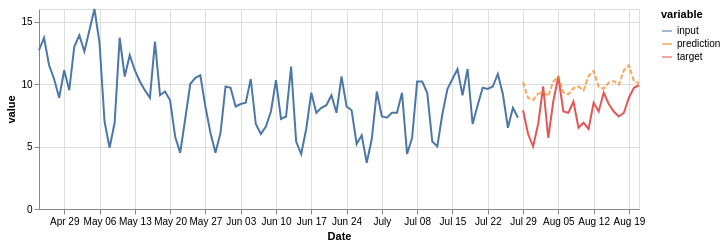

Source (notebook cell):
### Code cell
(on.Plot()
    .add(on.marks.line, input)
    .add(on.marks.line, target)
    .add(on.marks.line, prediction, type='dashed')
    .properties(width=600, height=200)
    .show()
)

### Figure 1 — Vega specification as saved in the notebook (floating-point values rounded to 4 significant figures)
{"$schema": "https://vega.github.io/schema/vega/v5.json", "data": [{"name": "source_0", "values": [{"Date": "1990-04-24T00:00:00.000", "variable": "input", "value": 12.7}, {"Date": "1990-04-25T00:00:00.000", "variable": "input", "value": 13.7}, {"Date": "1990-04-26T00:00:00.000", "variable": "input", "value": 11.5}, {"Date": "1990-04-27T00:00:00.000", "variable": "input", "value": 10.4}, {"Date": "1990-04-28T00:00:00.000", "variable": "input", "value": 8.9}, {"Date": "1990-04-29T00:00:00.000", "variable": "input", "value": 11.1}, {"Date": "1990-04-30T00:00:00.000", "variable": "input", "value": 9.5}, {"Date": "1990-05-01T00:00:00.000", "variable": "input", "value": 13.0}, {"Date": "1990-05-02T00:00:00.000", "variable": "input", "value": 13.9}, {"Date": "1990-05-03T00:00:00.000", "variable": "input", "value": 12.6}, {"Date": "1990-05-04T00:00:00.000", "variable": "input", "value": 14.3}, {"Date": "1990-05-05T00:00:00.000", "variable": "input", "value": 16.0}, {"Date": "1990-05-06T00:00:00.000", "variable": "input", "value": 13.3}, {"Date": "1990-05-07T00:00:00.000", "variable": "input", "value": 7.0}, {"Date": "1990-05-08T00:00:00.000", "variable": "input", "value": 4.9}, {"Date": "1990-05-09T00:00:00.000", "variable": "input", "value": 6.9}, {"Date": "1990-05-10T00:00:00.000", "variable": "input", "value": 13.7}, {"Date": "1990-05-11T00:00:00.000", "variable": "input", "value": 10.6}, {"Date": "1990-05-12T00:00:00.000", "variable": "input", "value": 12.3}, {"Date": "1990-05-13T00:00:00.000", "variable": "input", "value": 11.1}, {"Date": "1990-05-14T00:00:00.000", "variable": "input", "value": 10.2}, {"Date": "1990-05-15T00:00:00.000", "variable": "input", "value": 9.5}, {"Date": "1990-05-16T00:00:00.000", "variable": "input", "value": 8.9}, {"Date": "1990-05-17T00:00:00.000", "variable": "input", "value": 13.4}, {"Date": "1990-05-18T00:00:00.000", "variable": "input", "value": 9.1}, {"Date": "1990-05-19T00:00:00.000", "variable": "input", "value": 9.4}, {"Date": "1990-05-20T00:00:00.000", "variable": "input", "value": 8.7}, {"Date": "1990-05-21T00:00:00.000", "variable": "input", "value": 5.8}, {"Date": "1990-05-22T00:00:00.000", "variable": "input", "value": 4.5}, {"Date": "1990-05-23T00:00:00.000", "variable": "input", "value": 7.2}, {"Date": "1990-05-24T00:00:00.000", "variable": "input", "value": 10.0}, {"Date": "1990-05-25T00:00:00.000", "variable": "input", "value": 10.5}, {"Date": "1990-05-26T00:00:00.000", "variable": "input", "value": 10.7}, {"Date": "1990-05-27T00:00:00.000", "variable": "input", "value": 8.2}, {"Date": "1990-05-28T00:00:00.000", "variable": "input", "value": 6.1}, {"Date": "1990-05-29T00:00:00.000", "variable": "input", "value": 4.5}, {"Date": "1990-05-30T00:00:00.000", "variable": "input", "value": 6.1}, {"Date": "1990-05-31T00:00:00.000", "variable": "input", "value": 9.8}, {"Date": "1990-06-01T00:00:00.000", "variable": "input", "value": 9.7}, {"Date": "1990-06-02T00:00:00.000", "variable": "input", "value": 8.2}, {"Date": "1990-06-03T00:00:00.000", "variable": "input", "value": 8.4}, {"Date": "1990-06-04T00:00:00.000", "variable": "input", "value": 8.5}, {"Date": "1990-06-05T00:00:00.000", "variable": "input", "value": 10.4}, {"Date": "1990-06-06T00:00:00.000", "variable": "input", "value": 6.8}, {"Date": "1990-06-07T00:00:00.000", "variable": "input", "value": 6.0}, {"Date": "1990-06-08T00:00:00.000", "variable": "input", "value": 6.6}, {"Date": "1990-06-09T00:00:00.000", "variable": "input", "value": 7.8}, {"Date": "1990-06-10T00:00:00.000", "variable": "input", "value": 10.3}, {"Date": "1990-06-11T00:00:00.000", "variable": "input", "value": 7.2}, {"Date": "1990-06-12T00:00:00.000", "variable": "input", "value": 7.4}, {"Date": "1990-06-13T00:00:00.000", "variable": "input", "value": 11.4}, {"Date": "1990-06-14T00:00:00.000", "variable": "input", "value": 5.4}, {"Date": "1990-06-15T00:00:00.000", "variable": "input", "value": 4.4}, {"Date": "1990-06-16T00:00:00.000", "variable": "input", "value": 6.4}, {"Date": "1990-06-17T00:00:00.000", "variable": "input", "value": 9.3}, {"Date": "1990-06-18T00:00:00.000", "variable": "input", "value": 7.7}, {"Date": "1990-06-19T00:00:00.000", "variable": "input", "value": 8.1}, {"Date": "1990-06-20T00:00:00.000", "variable": "input", "value": 8.3}, {"Date": "1990-06-21T00:00:00.000", "variable": "input", "value": 9.1}, {"Date": "1990-06-22T00:00:00.000", "variable": "input", "value": 7.7}, {"Date": "1990-06-23T00:00:00.000", "variable": "input", "value": 10.6}, {"Date": "1990-06-24T00:00:00.000", "variable": "input", "value": 8.2}, {"Date": "1990-06-25T00:00:00.000", "variable": "input", "value": 7.9}, {"Date": "1990-06-26T00:00:00.000", "variable": "input", "value": 5.2}, {"Date": "1990-06-27T00:00:00.000", "variable": "input", "value": 5.9}, {"Date": "1990-06-28T00:00:00.000", "variable": "input", "value": 3.7}, {"Date": "1990-06-29T00:00:00.000", "variable": "input", "value": 5.6}, {"Date": "1990-06-30T00:00:00.000", "variable": "input", "value": 9.4}, {"Date": "1990-07-01T00:00:00.000", "variable": "input", "value": 7.4}, {"Date": "1990-07-02T00:00:00.000", "variable": "input", "value": 7.3}, {"Date": "1990-07-03T00:00:00.000", "variable": "input", "value": 7.7}, {"Date": "1990-07-04T00:00:00.000", "variable": "input", "value": 7.7}, {"Date": "1990-07-05T00:00:00.000", "variable": "input", "value": 9.3}, {"Date": "1990-07-06T00:00:00.000", "variable": "input", "value": 4.4}, {"Date": "1990-07-07T00:00:00.000", "variable": "input", "value": 5.7}, {"Date": "1990-07-08T00:00:00.000", "variable": "input", "value": 10.2}, {"Date": "1990-07-09T00:00:00.000", "variable": "input", "value": 10.2}, {"Date": "1990-07-10T00:00:00.000", "variable": "input", "value": 9.3}, {"Date": "1990-07-11T00:00:00.000", "variable": "input", "value": 5.4}, {"Date": "1990-07-12T00:00:00.000", "variable": "input", "value": 5.0}, {"Date": "1990-07-13T00:00:00.000", "variable": "input", "value": 7.6}, {"Date": "1990-07-14T00:00:00.000", "variable": "input", "value": 9.6}, {"Date": "1990-07-15T00:00:00.000", "variable": "input", "value": 10.4}, {"Date": "1990-07-16T00:00:00.000", "variable": "input", "value": 11.2}, {"Date": "1990-07-17T00:00:00.000", "variable": "input", "value": 9.1}, {"Date": "1990-07-18T00:00:00.000", "variable": "input", "value": 11.2}, {"Date": "1990-07-19T00:00:00.000", "variable": "input", "value": 6.8}, {"Date": "1990-07-20T00:00:00.000", "variable": "input", "value": 8.3}, {"Date": "1990-07-21T00:00:00.000", "variable": "input", "value": 9.7}, {"Date": "1990-07-22T00:00:00.000", "variable": "input", "value": 9.6}, {"Date": "1990-07-23T00:00:00.000", "variable": "input", "value": 9.8}, {"Date": "1990-07-24T00:00:00.000", "variable": "input", "value": 10.8}, {"Date": "1990-07-25T00:00:00.000", "variable": "input", "value": 9.2}, {"Date": "1990-07-26T00:00:00.000", "variable": "input", "value": 6.5}, {"Date": "1990-07-27T00:00:00.000", "variable": "input", "value": 8.1}, {"Date": "1990-07-28T00:00:00.000", "variable": "input", "value": 7.3}], "transform": [{"type": "formula", "expr": "toDate(datum['Date'])", "as": "Date"}]}, {"name": "source_1", "values": [{"Date": "1990-07-29T00:00:00.000", "variable": "target", "value": 7.9}, {"Date": "1990-07-30T00:00:00.000", "variable": "target", "value": 6.0}, {"Date": "1990-07-31T00:00:00.000", "variable": "target", "value": 5.0}, {"Date": "1990-08-01T00:00:00.000", "variable": "target", "value": 6.8}, {"Date": "1990-08-02T00:00:00.000", "variable": "target", "value": 9.8}, {"Date": "1990-08-03T00:00:00.000", "variable": "target", "value": 5.7}, {"Date": "1990-08-04T00:00:00.000", "variable": "target", "value": 8.6}, {"Date": "1990-08-05T00:00:00.000", "variable": "target", "value": 10.6}, {"Date": "1990-08-06T00:00:00.000", "variable": "target", "value": 7.8}, {"Date": "1990-08-07T00:00:00.000", "variable": "target", "value": 7.7}, {"Date": "1990-08-08T00:00:00.000", "variable": "target", "value": 8.6}, {"Date": "1990-08-09T00:00:00.000", "variable": "target", "value": 6.5}, {"Date": "1990-08-10T00:00:00.000", "variable": "target", "value": 6.9}, {"Date": "1990-08-11T00:00:00.000", "variable": "target", "value": 6.4}, {"Date": "1990-08-12T00:00:00.000", "variable": "target", "value": 8.5}, {"Date": "1990-08-13T00:00:00.000", "variable": "target", "value": 7.8}, {"Date": "1990-08-14T00:00:00.000", "variable": "target", "value": 9.3}, {"Date": "1990-08-15T00:00:00.000", "variable": "target", "value": 8.4}, {"Date": "1990-08-16T00:00:00.000", "variable": "target", "value": 7.8}, {"Date": "1990-08-17T00:00:00.000", "variable": "target", "value": 7.4}, {"Date": "1990-08-18T00:00:00.000", "variable": "target", "value": 7.7}, {"Date": "1990-08-19T00:00:00.000", "variable": "target", "value": 8.9}, {"Date": "1990-08-20T00:00:00.000", "variable": "target", "value": 9.7}, {"Date": "1990-08-21T00:00:00.000", "variable": "target", "value": 9.9}], "transform": [{"type": "formula", "expr": "toDate(datum['Date'])", "as": "Date"}]}, {"name": "source_2", "values": [{"Date": "1990-07-29T00:00:00.000", "variable": "prediction", "value": 10.15}, {"Date": "1990-07-30T00:00:00.000", "variable": "prediction", "value": 8.877}, {"Date": "1990-07-31T00:00:00.000", "variable": "prediction", "value": 8.728}, {"Date": "1990-08-01T00:00:00.000", "variable": "prediction", "value": 9.224}, {"Date": "1990-08-02T00:00:00.000", "variable": "prediction", "value": 9.339}, {"Date": "1990-08-03T00:00:00.000", "variable": "prediction", "value": 9.044}, {"Date": "1990-08-04T00:00:00.000", "variable": "prediction", "value": 10.19}, {"Date": "1990-08-05T00:00:00.000", "variable": "prediction", "value": 10.6}, {"Date": "1990-08-06T00:00:00.000", "variable": "prediction", "value": 9.325}, {"Date": "1990-08-07T00:00:00.000", "variable": "prediction", "value": 9.176}, {"Date": "1990-08-08T00:00:00.000", "variable": "prediction", "value": 9.672}, {"Date": "1990-08-09T00:00:00.000", "variable": "prediction", "value": 9.787}, {"Date": "1990-08-10T00:00:00.000", "variable": "prediction", "value": 9.492}, {"Date": "1990-08-11T00:00:00.000", "variable": "prediction", "value": 10.64}, {"Date": "1990-08-12T00:00:00.000", "variable": "prediction", "value": 11.04}, {"Date": "1990-08-13T00:00:00.000", "variable": "prediction", "value": 9.773}, {"Date": "1990-08-14T00:00:00.000", "variable": "prediction", "value": 9.624}, {"Date": "1990-08-15T00:00:00.000", "variable": "prediction", "value": 10.12}, {"Date": "1990-08-16T00:00:00.000", "variable": "prediction", "value": 10.23}, {"Date": "1990-08-17T00:00:00.000", "variable": "prediction", "value": 9.94}, {"Date": "1990-08-18T00:00:00.000", "variable": "prediction", "value": 11.09}, {"Date": "1990-08-19T00:00:00.000", "variable": "prediction", "value": 11.49}, {"Date": "1990-08-20T00:00:00.000", "variable": "prediction", "value": 10.22}, {"Date": "1990-08-21T00:00:00.000", "variable": "prediction", "value": 10.07}], "transform": [{"type": "formula", "expr": "toDate(datum['Date'])", "as": "Date"}]}, {"name": "source_0_color_domain_variable_0", "values": [{"variable": "input"}]}, {"name": "source_1_color_domain_variable_1", "values": [{"variable": "target"}]}, {"name": "source_2_color_domain_variable_2", "values": [{"variable": "prediction"}]}], "marks": [{"type": "group", "name": "layer_0_pathgroup", "from": {"facet": {"data": "source_0", "name": "faceted_path_layer_0_main", "groupby": ["variable"]}}, "encode": {"update": {"height": {"field": {"signal": null, "datum": null, "group": "height", "parent": null}}, "width": {"field": {"signal": null, "datum": null, "group": "width", "parent": null}}}}, "marks": [{"type": "line", "name": "layer_0_marks", "from": {"data": "faceted_path_layer_0_main"}, "sort": {"field": "x"}, "encode": {"update": {"defined": {"signal": "isValid(datum[\"Date\"]) && isFinite(+datum[\"Date\"]) && isValid(datum[\"value\"]) && isFinite(+datum[\"value\"])"}, "x": {"field": "Date", "scale": "x"}, "stroke": {"field": "variable", "scale": "color"}, "y": {"field": "value", "scale": "y"}}}, "style": ["line"]}]}, {"type": "group", "name": "layer_1_pathgroup", "from": {"facet": {"data": "source_1", "name": "faceted_path_layer_1_main", "groupby": ["variable"]}}, "encode": {"update": {"height": {"field": {"signal": null, "datum": null, "group": "height", "parent": null}}, "width": {"field": {"signal": null, "datum": null, "group": "width", "parent": null}}}}, "marks": [{"type": "line", "name": "layer_1_marks", "from": {"data": "faceted_path_layer_1_main"}, "sort": {"field": "x"}, "encode": {"update": {"stroke": {"field": "variable", "scale": "color"}, "x": {"field": "Date", "scale": "x"}, "y": {"field": "value", "scale": "y"}, "defined": {"signal": "isValid(datum[\"Date\"]) && isFinite(+datum[\"Date\"]) && isValid(datum[\"value\"]) && isFinite(+datum[\"value\"])"}}}, "style": ["line"]}]}, {"type": "group", "name": "layer_2_pathgroup", "from": {"facet": {"data": "source_2", "name": "faceted_path_layer_2_main", "groupby": ["variable"]}}, "encode": {"update": {"height": {"field": {"signal": null, "datum": null, "group": "height", "parent": null}}, "width": {"field": {"signal": null, "datum": null, "group": "width", "parent": null}}}}, "marks": [{"type": "line", "name": "layer_2_marks", "from": {"data": "faceted_path_layer_2_main"}, "sort": {"field": "x"}, "encode": {"update": {"x": {"field": "Date", "scale": "x"}, "strokeDash": {"value": [5, 2]}, "y": {"field": "value", "scale": "y"}, "defined": {"signal": "isValid(datum[\"Date\"]) && isFinite(+datum[\"Date\"]) && isValid(datum[\"value\"]) && isFinite(+datum[\"value\"])"}, "opacity": {"value": 0.7}, "stroke": {"field": "variable", "scale": "color"}}}, "style": ["line"]}]}], "scales": [{"name": "x", "type": "time", "domain": {"fields": [{"data": "source_0", "field": "Date"}, {"data": "source_1", "field": "Date"}, {"data": "source_2", "field": "Date"}]}, "range": [0, {"signal": "width"}]}, {"name": "y", "type": "linear", "domain": {"fields": [{"data": "source_0", "field": "value"}, {"data": "source_1", "field": "value"}, {"data": "source_2", "field": "value"}]}, "range": [{"signal": "height"}, 0], "zero": true, "nice": true}, {"name": "color", "type": "ordinal", "domain": {"fields": [{"data": "source_0_color_domain_variable_0", "field": "variable"}, {"data": "source_1_color_domain_variable_1", "field": "variable"}, {"data": "source_2_color_domain_variable_2", "field": "variable"}], "sort": true}, "range": "category"}], "axes": [{"scale": "x", "tickCount": {"signal": "ceil(width/40)"}, "labels": false, "gridScale": "y", "zindex": 0, "aria": false, "orient": "bottom", "grid": true, "domain": false, "maxExtent": 0, "minExtent": 0, "ticks": false}, {"scale": "y", "orient": "left", "gridScale": "x", "tickCount": {"signal": "ceil(height/40)"}, "ticks": false, "labels": false, "aria": false, "domain": false, "zindex": 0, "grid": true, "maxExtent": 0, "minExtent": 0}, {"scale": "x", "labelFlush": true, "grid": false, "labelOverlap": true, "orient": "bottom", "tickCount": {"signal": "ceil(width/40)"}, "zindex": 0, "title": "Date"}, {"scale": "y", "grid": false, "zindex": 0, "orient": "left", "tickCount": {"signal": "ceil(height/40)"}, "title": "value", "labelOverlap": true}], "width": 600, "height": 200, "style": "cell", "background": "white", "legends": [{"stroke": "color", "symbolType": "stroke", "title": "variable", "encode": {"symbols": {"update": {"opacity": {"value": 0.7}}}}}], "padding": 5}
